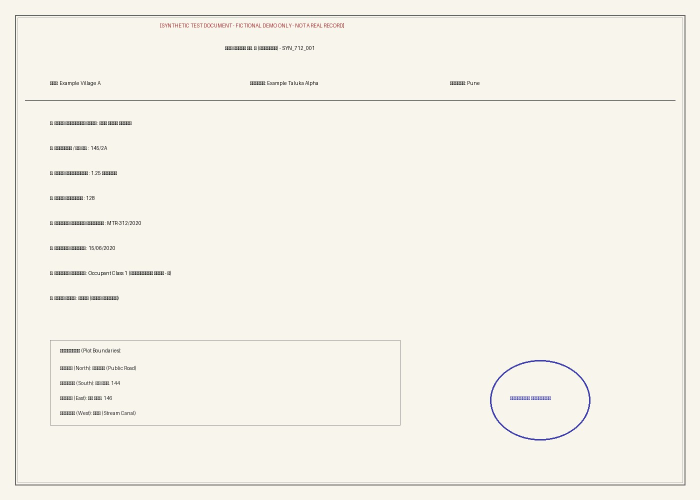
#> input picture land-record-ai/data/raw/7_12/SYN_712_001.jpg, 1400 x 1000 px (shown at 1/2 size)
$ python -i preprocessing.py   (imports and definitions only)
#> lines starting #> are read from the running program, lines starting #| are printed output that depends on the picture
#> further down, picture is the input picture: shape (1000, 1400, 3); mean B, G, R 233.4, 242.1, 245.1
"""
Stage 1 — OpenCV Image Preprocessing
=====================================
Applies a series of computer vision corrections specifically tuned
for scanned/photographed Indian government land records (7/12 Satbara,
Mutation Registers, Sale Deeds):

  1. Deskew        — corrects tilt from scanner/camera angle
  2. Denoise       — removes salt-and-pepper and Gaussian noise
  3. CLAHE         — adaptive histogram equalization for uneven lighting
  4. Binarize      — Otsu or adaptive threshold to pure B&W
  5. Morphology    — closes gaps in Devanagari character strokes
  6. Upscale       — ensures ≥300 DPI equivalent for OCR
"""

# pyrefly: ignore [missing-import]
import cv2
import numpy as np
from typing import Tuple, List
import io
from PIL import Image


# [61 lines left out: functions bytes_to_cv2, cv2_to_bytes, deskew, denoise, not called in this run]


def apply_clahe(img: np.ndarray) -> np.ndarray:
    """
    Contrast Limited Adaptive Histogram Equalization.
    Dramatically improves readability of aged/faded documents
    with uneven lighting from phone photography.
    """
    if len(img.shape) == 3:
        lab = cv2.cvtColor(img, cv2.COLOR_BGR2LAB)
#> lab: shape (1000, 1400, 3); mean of channels 0, 1, 2 243.3, 127.1, 132.8
        l_chan, a, b = cv2.split(lab)
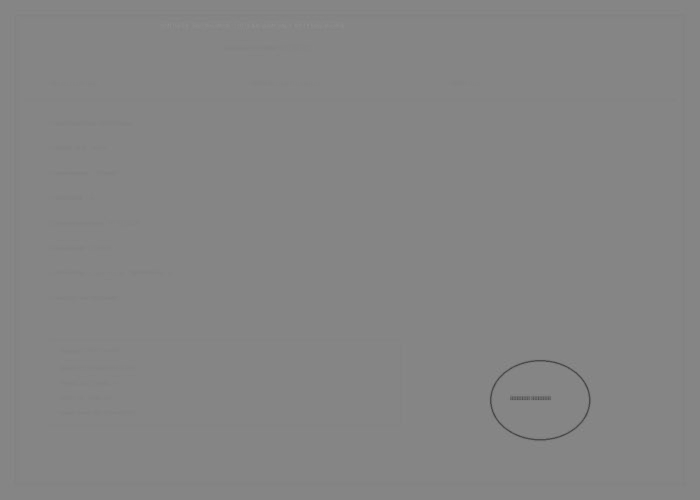
#> b: shape (1000, 1400) (shown at 1/2 size); min 65, max 146, mean 132.8
        clahe = cv2.createCLAHE(clipLimit=2.5, tileGridSize=(8, 8))
        l_chan = clahe.apply(l_chan)
        lab = cv2.merge((l_chan, a, b))
#> lab: shape (1000, 1400, 3); mean of channels 0, 1, 2 239.6, 127.1, 132.8
        return cv2.cvtColor(lab, cv2.COLOR_LAB2BGR)
    else:
        clahe = cv2.createCLAHE(clipLimit=2.5, tileGridSize=(8, 8))
        return clahe.apply(img)


# [102 lines left out: functions binarize, close_devanagari_strokes, upscale_if_needed, preprocess_image, not called in this run]

>>> import cv2
>>> picture = cv2.imread('../../land-record-ai/data/raw/7_12/SYN_712_001.jpg')
>>> result = apply_clahe(picture)
